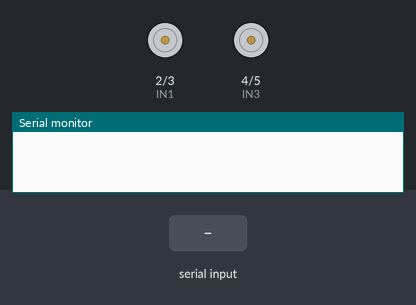
Recording of a sketch running on a simulated Arduino Uno, built with avr-gcc and run on an emulated ATmega328P. Parts: motor-driver pin pairs drawn as motors (green arrow = first pin HIGH = forward, orange = second pin HIGH = backward, longer = more drive), the last lines printed to the serial monitor. The inputs (shaded band) are chosen by the test bench.

Above: at 1.2 s.
1.3 s: "U" received over Serial
At 2.5 s:
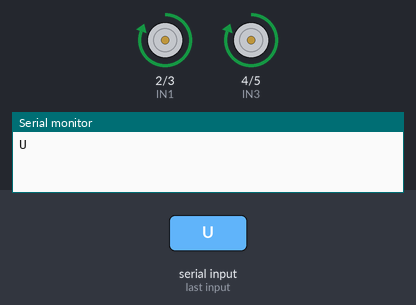
2.8 s: "D" received over Serial
At 3.8 s:
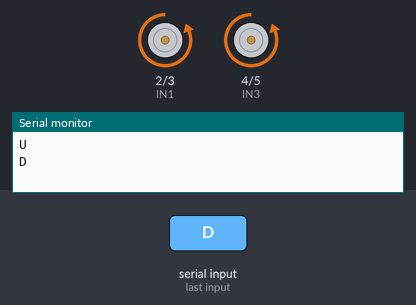
4.3 s: "L" received over Serial
At 4.9 s:
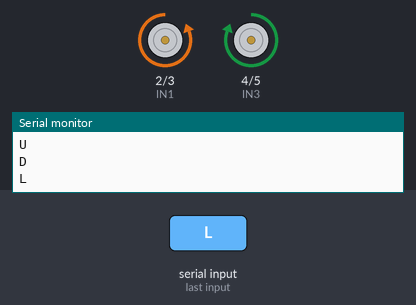
5.8 s: "R" received over Serial
At 6.1 s:
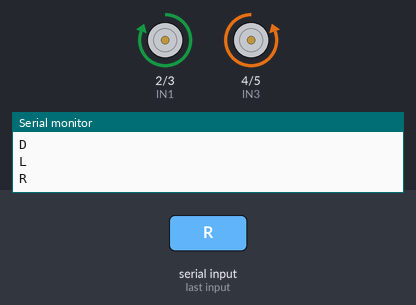
Timing chart, 0 to 8.3 s (numbered marks = the images above; inputs shaded):
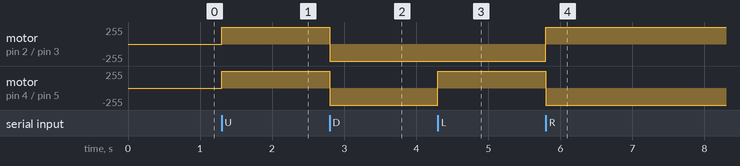

Measured:
- after the input at 1.3 s, motor on pin 2 (IN1) / pin 3 (IN2), motor on pin 4 (IN3) / pin 5 (IN4): stopped → forward 255/255 at once
- after the input at 2.8 s, motor on pin 2 (IN1) / pin 3 (IN2), motor on pin 4 (IN3) / pin 5 (IN4): forward 255/255 → backward 255/255 at once
- after the input at 4.3 s, motor on pin 4 (IN3) / pin 5 (IN4): backward 255/255 → forward 255/255 at once
- after the input at 5.8 s, motor on pin 2 (IN1) / pin 3 (IN2): backward 255/255 → forward 255/255 at once; motor on pin 4 (IN3) / pin 5 (IN4): forward 255/255 → backward 255/255 at once

The sketch:

car.ino
```cpp
//motor one
#define IN1 2
#define IN2 3

//motor two
#define IN3 4
#define IN4 5

void setup() {
  Serial.begin(9600);
  pinMode(IN1, OUTPUT);
  pinMode(IN2, OUTPUT);
  pinMode(IN3, OUTPUT);
  pinMode(IN4, OUTPUT);
}

void loop() {
  if (Serial.available() > 0) {
    char value = Serial.read();
    Serial.println(value);

    if (value == 'U') {
      Forward();
    } else if (value == 'D') {
      Backward();
    } else if (value == 'S') {
      Stop();
    } else if (value == 'L') {
      Left();
    } else if (value == 'R') {
      Right();
    }
  }
}

void Forward() {
  digitalWrite(IN1, HIGH);
  digitalWrite(IN2, LOW);
  digitalWrite(IN3, HIGH);
  digitalWrite(IN4, LOW);
}
void Backward() {
  digitalWrite(IN1, LOW);
  digitalWrite(IN2, HIGH);
  digitalWrite(IN3, LOW);
  digitalWrite(IN4, HIGH);
}
void Stop() {
  digitalWrite(IN1, LOW);
  digitalWrite(IN2, LOW);
  digitalWrite(IN3, LOW);
  digitalWrite(IN4, LOW);
}
void Right() {
  digitalWrite(IN1, HIGH);
  digitalWrite(IN2, LOW);
  digitalWrite(IN3, LOW);
  digitalWrite(IN4, HIGH);
}
void Left() {
  digitalWrite(IN1, LOW);
  digitalWrite(IN2, HIGH);
  digitalWrite(IN3, HIGH);
  digitalWrite(IN4, LOW);
}
```
